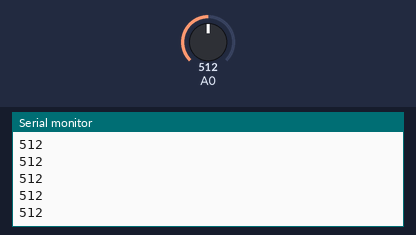
This sketch was run on a simulated Arduino Uno, built with avr-gcc and run on an emulated ATmega328P. Shown: the last lines printed to the serial monitor. The test bench sets the inputs (shaded band); at power-on: A0 = 512.

Above: at 1.2 s.
1.3 s: A0 set to 716
At 2.1 s:
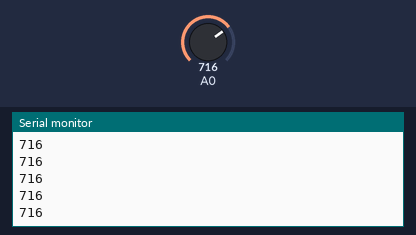
2.8 s: A0 set to 900
At 3.7 s:
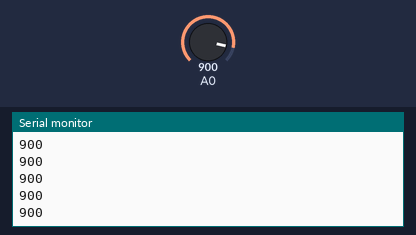
Timing chart, 0 to 5.8 s (numbered marks = the images above; inputs shaded):
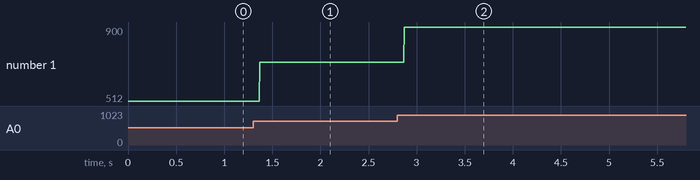

The sketch:

toneeee.ino
```cpp
void setup() {
  Serial.begin(9600);
 // pinMode(speaker, OUTPUT);

}

void loop() {
  int mic = analogRead(A0);

  Serial.println(mic);

}
```

Measured:
- after the input at 1.3 s, the serial monitor: prints a new line after 0.07 s (image 1)
- after the input at 2.8 s, the serial monitor: prints a new line after 0.07 s (image 2)
- plotted number 1: 512 → 716 after the input at 1.3 s, 716 → 900 after the input at 2.8 s
